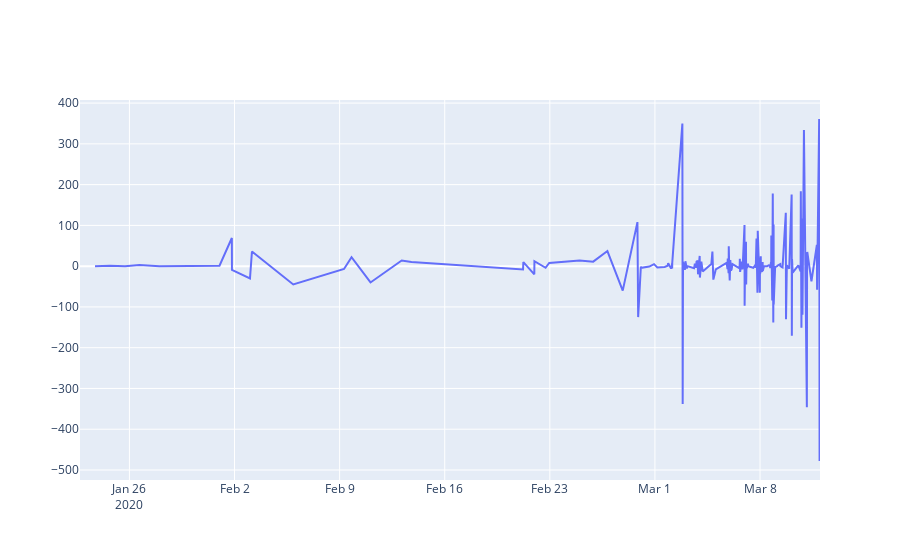

The notebook cell saved with this chart:
### Code cell
# create plotly figure object
fig = go.Figure()

# add trace for first line plot of cases each time entry
fig.add_trace(go.Scatter(
    x=time_us.update_time,
    y=time_us.diff_1,
    mode='lines',
    name='new cases',
))

### Figure 1 — Plotly figure (JSON) as saved in the notebook; plotly's stock layout.template omitted (floating-point values rounded to 4 significant figures; data arrays with more than 128 entries replaced by an {"elided": "..."} marker saying what was removed)
{"data": [{"mode": "lines", "name": "new cases", "type": "scatter", "x": {"elided": "187 str values"}, "y": {"elided": "187 int values"}}], "layout": {}}
